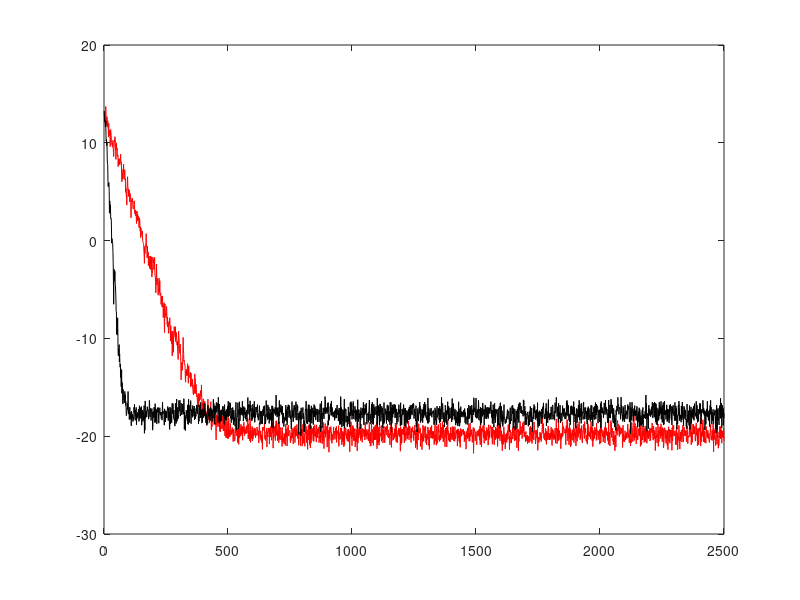

MATLAB code for this plot:
%====================================================================
% Exercise 5.20.
% This function generates the model for the white input scenario,
% and runs the LMS algorithm for two different 
% choices of the stepsize. 
%====================================================================

function  LMS 
 
 figure 
L=10;%Dimension of the unknown vector
N=2500; %Number of Data
theta=randn(L,1);%Unknown parameter

IterNo=100;
wtot=zeros(N,IterNo);
MSE1=zeros(N,IterNo);
MSE2=zeros(N,IterNo);
noisevar=0.01;
X = randn(L,N);
inputvec = @(n) X(:,n); %Input process (white)

noise = randn(N,1)*sqrt(noisevar);

y = zeros(N,1);
y(1:N) = X(:,1:N)'*theta;
y = y + noise;

for It=1:IterNo
    xcorrel = randn(N+L-1,1);
 
xcorrel = xcorrel/std(xcorrel);

X = convmtx(xcorrel,L)';
X(:,1:L-1) = [];

inputvec = @(n) X(:,n);

noise = randn(N,1)*sqrt(noisevar);

y = zeros(N,1);
y(1:N) = X(:,1:N)'*theta;
y = y + noise;
w=zeros(L,1);
   mu=0.01; %Step size for the LMS
        for i=1:N
         
            e=y(i)-w'*inputvec(i);
            w=w+mu*e*inputvec(i);
            MSE1(i,It)=e^2;
        end
        
        w=zeros(L,1);
         mu=0.075;
        for i=1:N
         
             e=y(i)-w'*inputvec(i);
            w=w+mu*e*inputvec(i);
            MSE2(i,It)=e^2;
        end

end
MSEav1=sum(MSE1')/IterNo;
MSEav2=sum(MSE2')/IterNo;

plot(10*log10(MSEav1),'r');hold on
plot(10*log10(MSEav2),'k')
